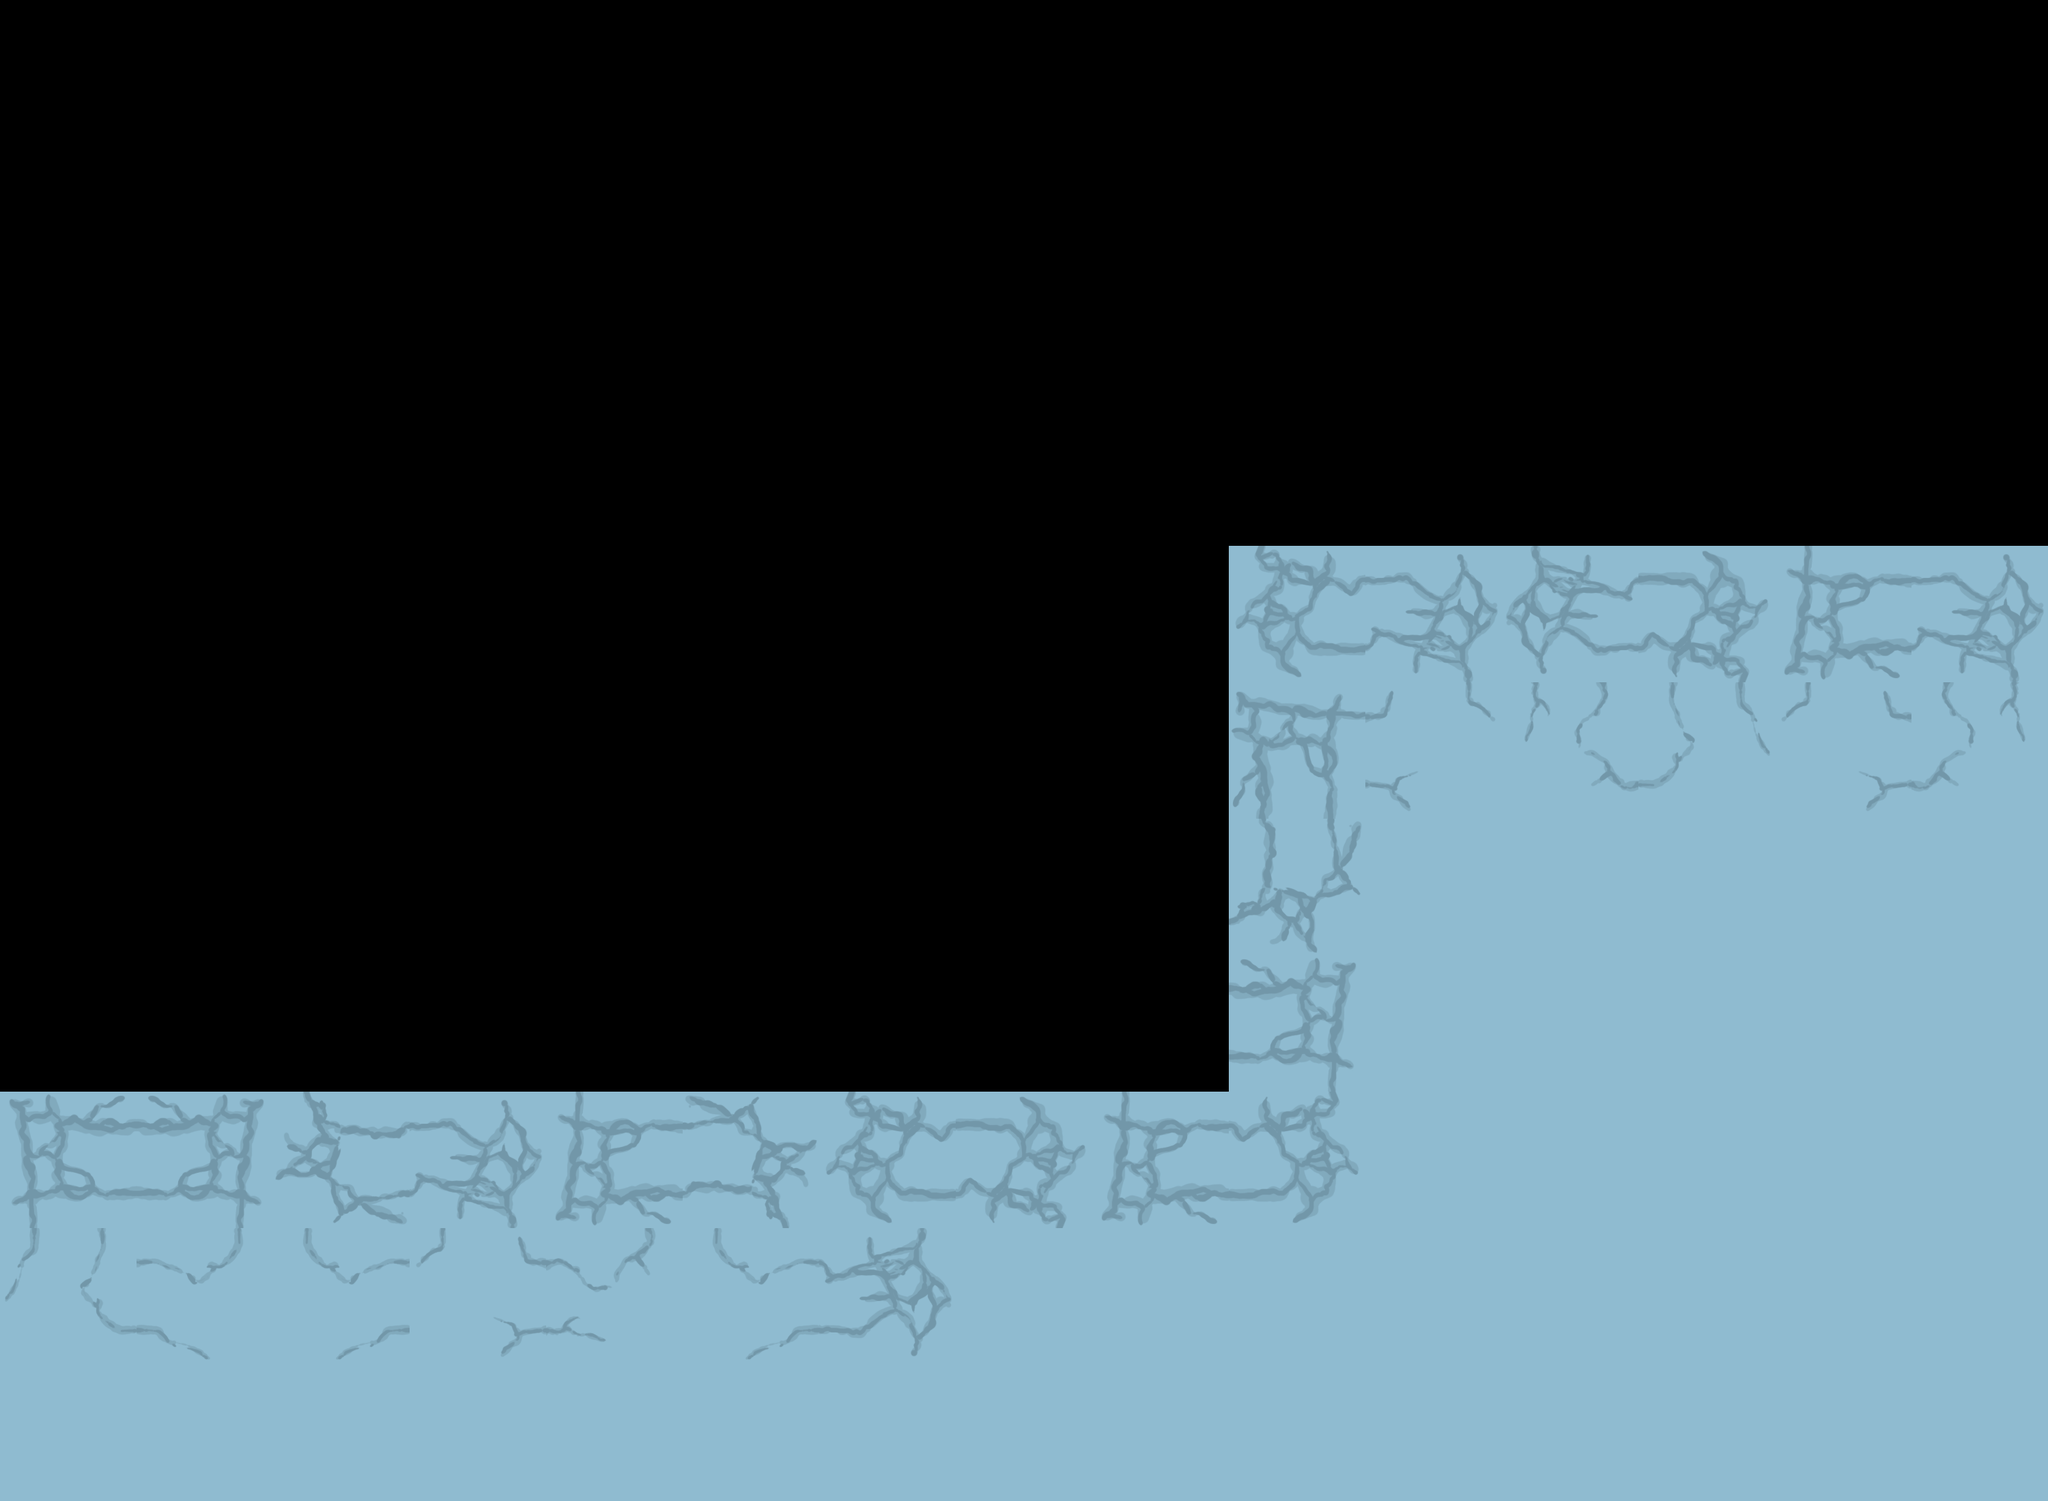

This is a level from a 2D game, rendered from its Tiled map with the project's own tilesets. A one-line summary and the map file follow, with tile-layer data summarised:
An orthogonal 15x11 tile map with 200x200 px tiles, 1 tile layer (Calque de Tile 1).

<map version="1.0" orientation="orthogonal" renderorder="right-down" width="15" height="11" tilewidth="200" tileheight="200" nextobjectid="1">
 <tileset firstgid="1" name="Tiles" tilewidth="200" tileheight="200" tilecount="8">
  <tile id="0">
   <image width="200" height="200" source="../../Sprites/Ground-Blocks1.png" />
  </tile>
  <tile id="1">
   <image width="200" height="200" source="../../Sprites/Ground-Blocks2.png" />
  </tile>
  <tile id="2">
   <image width="200" height="200" source="../../Sprites/Ground-Blocks3.png" />
  </tile>
  <tile id="3">
   <image width="200" height="200" source="../../Sprites/Ground-Blocks4.png" />
  </tile>
  <tile id="4">
   <image width="200" height="200" source="../../Sprites/Ground-Blocks-Empty.png" />
  </tile>
  <tile id="5">
   <image width="200" height="200" source="../../Sprites/Ground-Blocks-Soft1.png" />
  </tile>
  <tile id="6">
   <image width="200" height="200" source="../../Sprites/Ground-Blocks-Soft2.png" />
  </tile>
  <tile id="7">
   <image width="200" height="200" source="../../Sprites/Ground-Blocks-Soft3.png" />
  </tile>
 </tileset>
 <layer name="Calque de Tile 1" width="15" height="11">
  <data>[165 cells, 69 non-empty, 8 distinct tile ids]</data>
 </layer>
</map>
